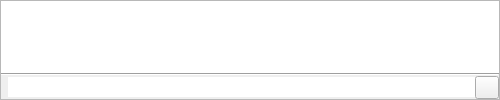
<?xml version="1.0" encoding="UTF-8"?>
<ui version="4.0">
 <class>CommandLine</class>
 <widget class="QWidget" name="CommandLine">
  <property name="geometry">
   <rect>
    <x>0</x>
    <y>0</y>
    <width>500</width>
    <height>100</height>
   </rect>
  </property>
  <property name="minimumSize">
   <size>
    <width>16</width>
    <height>16</height>
   </size>
  </property>
  <property name="windowTitle">
   <string>Command Line</string>
  </property>
  <layout class="QVBoxLayout" name="verticalLayout_2">
   <property name="spacing">
    <number>0</number>
   </property>
   <property name="leftMargin">
    <number>0</number>
   </property>
   <property name="topMargin">
    <number>0</number>
   </property>
   <property name="rightMargin">
    <number>0</number>
   </property>
   <property name="bottomMargin">
    <number>0</number>
   </property>
   <item>
    <widget class="QFrame" name="frame">
     <property name="minimumSize">
      <size>
       <width>16</width>
       <height>16</height>
      </size>
     </property>
     <property name="autoFillBackground">
      <bool>true</bool>
     </property>
     <property name="frameShape">
      <enum>QFrame::StyledPanel</enum>
     </property>
     <property name="frameShadow">
      <enum>QFrame::Sunken</enum>
     </property>
     <layout class="QVBoxLayout" name="verticalLayout">
      <property name="spacing">
       <number>0</number>
      </property>
      <property name="leftMargin">
       <number>0</number>
      </property>
      <property name="topMargin">
       <number>0</number>
      </property>
      <property name="rightMargin">
       <number>0</number>
      </property>
      <property name="bottomMargin">
       <number>0</number>
      </property>
      <item>
       <widget class="RTextEdit" name="History">
        <property name="minimumSize">
         <size>
          <width>16</width>
          <height>16</height>
         </size>
        </property>
        <property name="frameShape">
         <enum>QFrame::NoFrame</enum>
        </property>
        <property name="undoRedoEnabled">
         <bool>false</bool>
        </property>
        <property name="readOnly">
         <bool>true</bool>
        </property>
        <property name="textInteractionFlags">
         <set>Qt::LinksAccessibleByMouse|Qt::TextSelectableByMouse</set>
        </property>
        <property name="openExternalLinks">
         <bool>true</bool>
        </property>
       </widget>
      </item>
      <item>
       <widget class="Line" name="line">
        <property name="orientation">
         <enum>Qt::Horizontal</enum>
        </property>
       </widget>
      </item>
      <item>
       <layout class="QHBoxLayout" name="horizontalLayout">
        <property name="spacing">
         <number>0</number>
        </property>
        <item>
         <widget class="QLabel" name="CommandLabel">
          <property name="text">
           <string notr="true"/>
          </property>
         </widget>
        </item>
        <item>
         <widget class="RCommandLine" name="CommandEdit">
          <property name="minimumSize">
           <size>
            <width>32</width>
            <height>0</height>
           </size>
          </property>
          <property name="frame">
           <bool>false</bool>
          </property>
         </widget>
        </item>
        <item>
         <widget class="QToolButton" name="ToggleTitleBar">
          <property name="icon">
           <iconset>
            <normaloff>ToggleTitleBar.svg</normaloff>ToggleTitleBar.svg</iconset>
          </property>
          <property name="checkable">
           <bool>true</bool>
          </property>
         </widget>
        </item>
       </layout>
      </item>
     </layout>
    </widget>
   </item>
  </layout>
 </widget>
 <customwidgets>
  <customwidget>
   <class>RCommandLine</class>
   <extends>QLineEdit</extends>
   <header>RCommandLine.h</header>
  </customwidget>
  <customwidget>
   <class>RTextEdit</class>
   <extends>QTextBrowser</extends>
   <header>RTextEdit.h</header>
  </customwidget>
 </customwidgets>
 <resources/>
 <connections/>
</ui>
